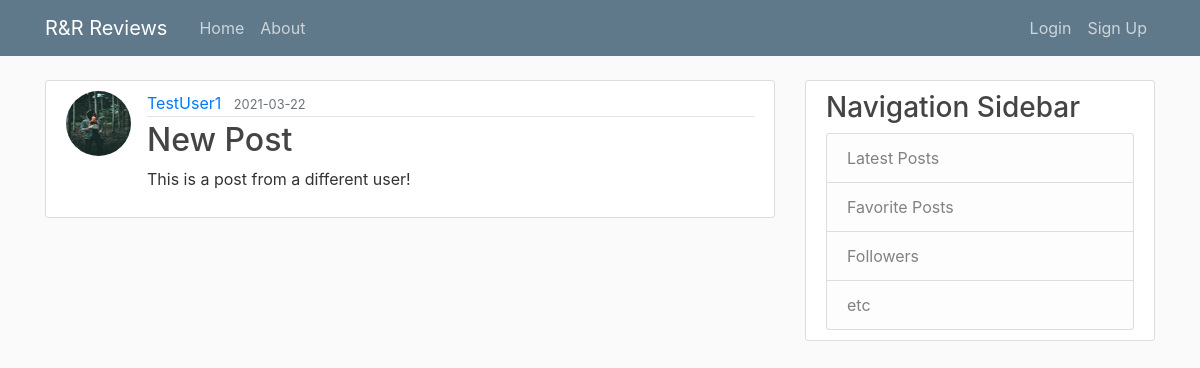
Screenshot of /post/2 with the database file from the repository.
### app/models.py (models this page shows, shortened)
class User(db.Model, UserMixin):
    id = db.Column(db.Integer, primary_key=True)
    username = db.Column(db.String(50), unique=True, nullable=False)
    image_file = db.Column(db.String(20), nullable=False, default='default.jpg')
    password = db.Column(db.String(60), nullable=False)
    posts = db.relationship('Post', backref='author', lazy=True)

class Post(db.Model):
    id = db.Column(db.Integer, primary_key=True)
    title = db.Column(db.String(100), nullable=False)
    date_posted = db.Column(db.DateTime, nullable=False, default=datetime.utcnow)
    content = db.Column(db.Text, nullable=False)
    user_id = db.Column(db.Integer, db.ForeignKey('user.id'), nullable=False)

### app/routes.py (the view)
@app.route('/post/<int:post_id>')
def post(post_id):
    post = Post.query.get_or_404(post_id)
    return render_template('post.html', title=post.title, post=post)

### app/templates/post.html (shortened to what this page needs)
{% extends "layout.html" %}
{% block content %}
    <article class="media content-section">
        <img class="rounded-circle article-img" src="{{ url_for('static', filename='profile_pics/' + post.author.image_file) }}">
        <div class="media-body">
            <div class="article-metadata">
                <a class="mr-2" href="{{ url_for('user_posts', username=post.author.username) }}">{{ post.author.username }}</a>
                <small class="text-muted">{{ post.date_posted.strftime('%Y-%m-%d') }}</small>
            </div>
            <h2 class="article-title">{{ post.title }}</h2>
            <p class="article-content">{{ post.content }}</p>
        </div>
    </article>
{% endblock content %}

### app/static/main.css (style rules this page uses)
body { background: #fafafa; color: #333333; margin-top: 5rem; }
h1, h2, h3, h4, h5, h6 { color: #444444; }
.content-section { background: #ffffff; padding: 10px 20px; border: 1px solid #dddddd; border-radius: 3px; margin-bottom: 20px; }
.article-title { color: #444444; }
.article-content { white-space: pre-line; }
.article-img { height: 65px; width: 65px; margin-right: 16px; }
.article-metadata { padding-bottom: 1px; margin-bottom: 4px; border-bottom: 1px solid #e3e3e3 }

### rows the page displays
User: image_file (picture), author.username "TestUser1"
Post: date_posted "2021-03-22", title "New Post", content "This is a post from a different user!"
